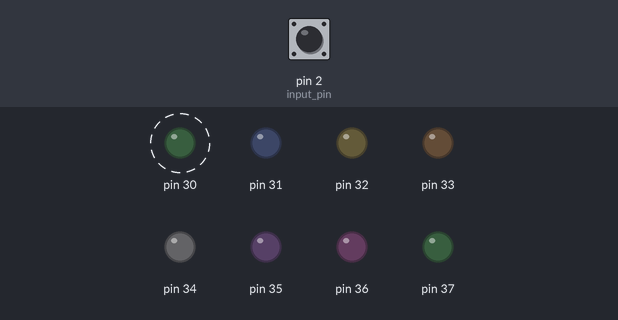
The sketch below on a simulated Arduino Mega 2560, built with avr-gcc and run on an emulated ATmega2560. Shown: output pins drawn as LEDs (lit = HIGH). Dashed ring = blinking. The inputs (shaded band) are chosen by the test bench; at power-on: pin 2 (input_pin) LOW. What the sketch prints to the serial monitor is not drawn.

Above: at 1.2 s.
1.3 s: pin 2 (input_pin) pulsed HIGH 2 times (0.12 s each, 0.3 s apart)
4.9 s: pin 2 (input_pin) pulsed HIGH 5 times (0.12 s each, 0.3 s apart)
Timing chart, 0 to 15.4 s (numbered marks = the images above; inputs shaded):
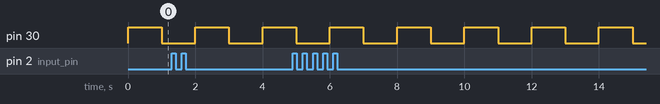

Measured:
- by itself, pin 30: alternates HIGH for 1.0 s and LOW for 1.0 s

The sketch:

sketch.ino
```cpp
int input_pin = 2;
volatile int valume = 0;

void setupTimer1() {
  noInterrupts();
  TCCR1A = 0;
  TCCR1B = 0;
  TCNT1 = 0;

  OCR1A = 31249; // ค่าที่ถูกต้องสำหรับ 0.5 Hz
  TCCR1B |= (1 << WGM12);   // CTC mode
  TCCR1B |= (1 << CS12) | (1 << CS10); // Prescaler 1024
  TIMSK1 |= (1 << OCIE1A);  // เปิดใช้งาน Interrupt
  interrupts();
}

void setupTimer3() {
  noInterrupts();
  TCCR3A = 0;
  TCCR3B = 0;
  TCNT3 = 0;

  OCR3A = 15624; // ค่าที่ถูกต้องสำหรับ 1 Hz
  TCCR3B |= (1 << WGM32);
  TCCR3B |= (1 << CS32) | (1 << CS30);
  TIMSK3 |= (1 << OCIE3A);
  interrupts();
}

void setup() {
  pinMode(input_pin, INPUT);
  attachInterrupt(digitalPinToInterrupt(input_pin), state, FALLING);
  DDRC = 0xFF;
  setupTimer1();
  setupTimer3();
  Serial.begin(9600);
}

void loop() {
  PORTC = (1 << PC7);
  delay(1000);
  PORTC = (0 << PC7);
  delay(1000);
}

void state() {
  static unsigned long lastInterruptTime = 0;
  unsigned long interruptTime = millis();

  if (interruptTime - lastInterruptTime > 500) { // Debounce
    valume++;
    if (valume > 3) valume = 1; // รีเซ็ต state
    Serial.print("State: ");
    Serial.println(valume);
  }

  lastInterruptTime = interruptTime;
}

ISR(TIMER1_COMPA_vect) {
  if (valume == 1) {
    PORTC ^= (1 << PC6) | (1 << PC5) | (1 << PC4);
  }
}

ISR(TIMER3_COMPA_vect) {
  if (valume == 2) {
    PORTC ^= (1 << PC3) | (1 << PC2) | (1 << PC1) | (1 << PC0);
  }
}
```
